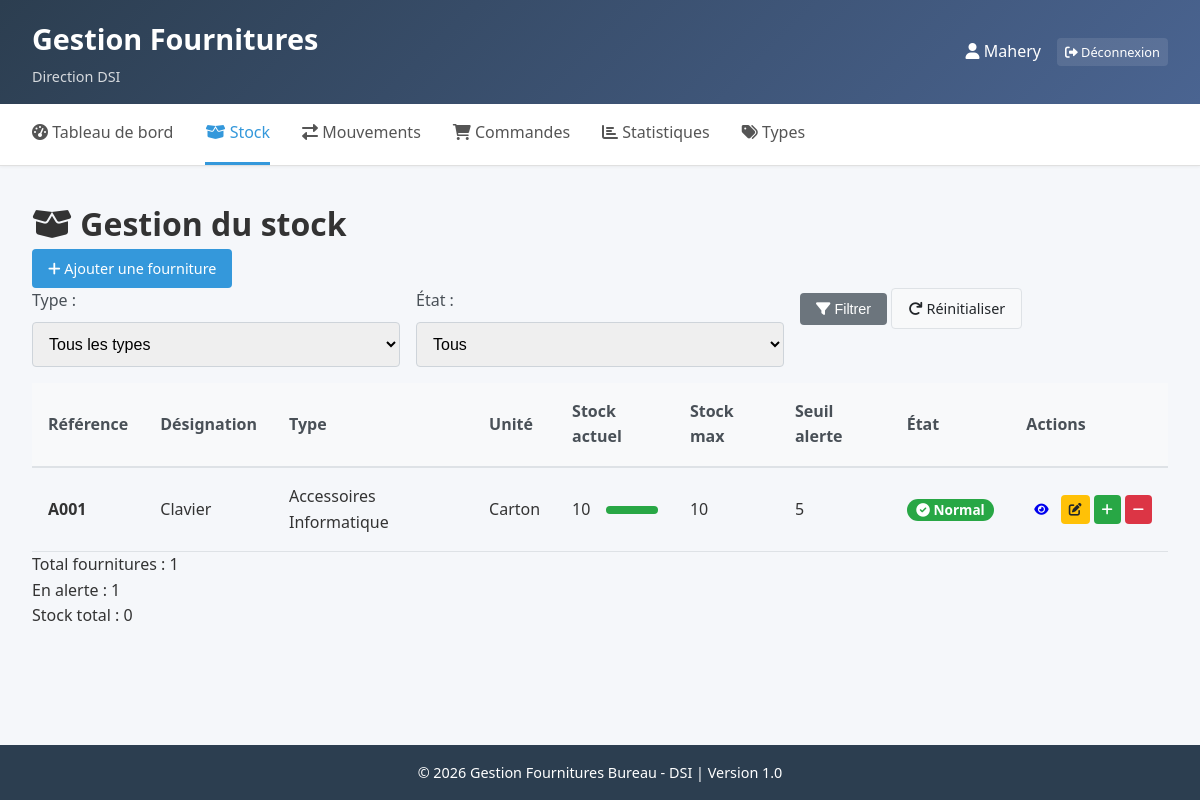
The page /stock/ (signed in) on the database its author committed.
### fournitures/models.py (models this page shows, shortened)
class Fourniture(models.Model):
    UNITE_CHOICES = [
        ('UNITE', 'Unité'),
        ('CARTON', 'Carton'),
        ('BOITE', 'Boîte'),
        ('LOT', 'Lot'),
        ('PAQUET', 'Paquet'),
    ]
    type = models.ForeignKey(TypeFourniture, on_delete=models.CASCADE, related_name='fournitures')
    reference = models.CharField(max_length=20, unique=True, verbose_name="Référence")
    designation = models.CharField(max_length=200, verbose_name="Désignation")
    unite = models.CharField(max_length=20, choices=UNITE_CHOICES, default='UNITE', verbose_name="Unité")
    stock = models.IntegerField(default=0, verbose_name="Stock actuel")
    stock_max = models.IntegerField(default=10, verbose_name="Stock maximum")
    seuil_alerte = models.IntegerField(default=5, verbose_name="Seuil d'alerte")
    date_creation = models.DateTimeField(auto_now_add=True)
    def en_alerte(self):
        return self.stock <= self.seuil_alerte
    def pourcentage_stock(self):
        if self.stock_max > 0:
            return (self.stock / self.stock_max) * 100
        return 0
    class Meta:
        verbose_name = "Fourniture"
        verbose_name_plural = "Fournitures"
        ordering = ['type', 'reference']

class TypeFourniture(models.Model):
    nom = models.CharField(max_length=100, unique=True)
    class Meta:
        verbose_name = "Type de fourniture"
        verbose_name_plural = "Types de fourniture"

### fournitures/views.py (the view)
# urls.py: path('stock/', views.liste_stock, name='liste_stock'),
@login_required
def liste_stock(request):
    fournitures = Fourniture.objects.all().order_by('type', 'reference')
    type_filter = request.GET.get('type')
    alerte_filter = request.GET.get('alerte')
    if type_filter:
        fournitures = fournitures.filter(type_id=type_filter)
    if alerte_filter == 'oui':
        fournitures = fournitures.filter(stock__lte=F('seuil_alerte'))  # CHANGER ici
    types = TypeFourniture.objects.all()
    context = {
        'fournitures': fournitures,
        'types': types,
        'type_filter': type_filter,
        'alerte_filter': alerte_filter,
    }
    return render(request, 'fournitures/liste_stock.html', context)

### fournitures/templates/fournitures/liste_stock.html (shortened to what this page needs)
{% extends 'fournitures/base.html' %}
{% block content %}
<div class="stock-page">
    <div class="page-header">
        <h1><i class="fas fa-box-open"></i> Gestion du stock</h1>
        <div class="header-actions">
            <a href="{% url 'ajouter_fourniture' %}" class="btn btn-primary">
                <i class="fas fa-plus"></i> Ajouter une fourniture
            </a>
        </div>
    </div>
    <div class="filters">
        <form method="get" class="filter-form">
            <div class="form-row">
                <div class="form-group">
                    <label for="type">Type :</label>
                    <select name="type" id="type" class="form-control">
                        <option value="">Tous les types</option>
                    </select>
                </div>
                <div class="form-group">
                    <label for="alerte">État :</label>
                    <select name="alerte" id="alerte" class="form-control">
                        <option value="">Tous</option>
                    </select>
                </div>
                <div class="form-group">
                    <button type="submit" class="btn btn-secondary">
                        <i class="fas fa-filter"></i> Filtrer
                    </button>
                    <a href="{% url 'liste_stock' %}" class="btn btn-light">
                        <i class="fas fa-redo"></i> Réinitialiser
                    </a>
                </div>
            </div>
        </form>
    </div>
    <div class="table-responsive">
        <table class="table">
            <thead>
                <tr>
                    <th>Référence</th>
                    <th>Désignation</th>
                    <th>Type</th>
                    <th>Unité</th>
                    <th>Stock actuel</th>
                    <th>Stock max</th>
                    <th>Seuil alerte</th>
                    <th>État</th>
                    <th>Actions</th>
                </tr>
            </thead>
            <tbody>
                {% for fourniture in fournitures %}
                <tr {% if fourniture.en_alerte %}class="alert-row"{% endif %}>
                    <td><strong>{{ fourniture.reference }}</strong></td>
                    <td>{{ fourniture.designation }}</td>
                    <td>{{ fourniture.type.nom }}</td>
                    <td>{{ fourniture.get_unite_display }}</td>
                    <td>
                        <div class="stock-bar">
                            <span class="stock-value">{{ fourniture.stock }}</span>
                            <div class="bar-container">
                                <div class="bar" style="width: {{ fourniture.pourcentage_stock }}%;
                                    {% if fourniture.en_alerte %}background-color: #dc3545;{% endif %}"></div>
                            </div>
                        </div>
                    </td>
                    <td>{{ fourniture.stock_max }}</td>
                    <td>{{ fourniture.seuil_alerte }}</td>
                    <td>
                        {% if fourniture.en_alerte %}
                        <span class="badge badge-danger">
                            <i class="fas fa-exclamation-triangle"></i> Alerte
                        </span>
                        {% else %}
                        <span class="badge badge-success">
                            <i class="fas fa-check-circle"></i> Normal
                        </span>
                        {% endif %}
                    </td>
                    <td>
                        <div class="btn-group">
                            <a href="{% url 'detail_fourniture' fourniture.id %}" class="btn btn-sm btn-info">
                                <i class="fas fa-eye"></i>
                            </a>
                            <a href="{% url 'modifier_fourniture' fourniture.id %}" class="btn btn-sm btn-warning">
                                <i class="fas fa-edit"></i>
                            </a>
                            <a href="{% url 'mouvement' %}" class="btn btn-sm btn-success">
                                <i class="fas fa-plus"></i>
                            </a>
                            <a href="{% url 'mouvement' %}" class="btn btn-sm btn-danger">
                                <i class="fas fa-minus"></i>
                            </a>
                        </div>
                    </td>
                </tr>
                {% endfor %}
            </tbody>
        </table>
    </div>
    <div class="stats-summary">
        <div class="stat-item">
            <span class="stat-label">Total fournitures :</span>
            <span class="stat-value">{{ fournitures.count }}</span>
        </div>
        <div class="stat-item">
            <span class="stat-label">En alerte :</span>
            <span class="stat-value text-danger">
                {{ fournitures|length|add:"0" }}
            </span>
        </div>
        <div class="stat-item">
            <span class="stat-label">Stock total :</span>
            <span class="stat-value">
                {% with total=0 %}
                {% for f in fournitures %}{% widthratio f.stock 1 1 as val %}{% endfor %}
                {{ total }}
                {% endwith %}
            </span>
        </div>
    </div>
</div>
{% endblock %}

### fournitures/templates/fournitures/base.html (shortened to what this page needs)
{% load static %}
<!DOCTYPE html>
<html lang="fr">
<head>
    <link rel="stylesheet" href="{% static 'css/style.css' %}">
    <link rel="stylesheet" href="https://cdnjs.cloudflare.com/ajax/libs/font-awesome/6.0.0/css/all.min.css">
</head>
<body>
    <div class="container">
        <header class="header">
            <div class="logo">
                <div class="logo-text">
                    <h1>Gestion Fournitures</h1>
                    <p class="subtitle">Direction DSI</p>
                </div>
            </div>
            <div class="user-info">
                <span><i class="fas fa-user"></i> {{ user.username }}</span>
                <a href="{% url 'logout' %}" class="btn btn-sm btn-logout">
                    <i class="fas fa-sign-out-alt"></i> Déconnexion
                </a>
            </div>
        </header>
        <nav class="navbar">
            <a href="{% url 'dashboard' %}" {% if request.path == '/' %}class="active"{% endif %}>
                <i class="fas fa-tachometer-alt"></i> Tableau de bord
            </a>
            <a href="{% url 'liste_stock' %}" {% if 'stock' in request.path %}class="active"{% endif %}>
                <i class="fas fa-box-open"></i> Stock
            </a>
            <a href="{% url 'mouvement' %}" {% if 'mouvement' in request.path %}class="active"{% endif %}>
                <i class="fas fa-exchange-alt"></i> Mouvements
            </a>
            <a href="{% url 'commande' %}" {% if 'commande' in request.path %}class="active"{% endif %}>
                <i class="fas fa-shopping-cart"></i> Commandes
            </a>
            <a href="{% url 'statistiques' %}" {% if 'statistiques' in request.path %}class="active"{% endif %}>
                <i class="fas fa-chart-bar"></i> Statistiques
            </a>
            <a href="{% url 'gestion_types' %}" {% if 'types' in request.path %}class="active"{% endif %}>
                <i class="fas fa-tags"></i> Types
            </a>
        </nav>
        <main class="main-content">
            {% block content %}
            {% endblock %}
        </main>
        <footer class="footer">
            <p>© 2026 Gestion Fournitures Bureau - DSI | Version 1.0</p>
        </footer>
    </div>
</body>
</html>

### fournitures/static/css/style.css (style rules this page uses)
* { margin: 0; padding: 0; box-sizing: border-box; }
body { font-family: 'Segoe UI', Tahoma, Geneva, Verdana, sans-serif; background-color: #f5f7fa; color: #333; line-height: 1.6; }
.container { min-height: 100vh; display: flex; flex-direction: column; }
.header { background: linear-gradient(135deg, #2c3e50, #4a6491); color: white; padding: 1rem 2rem; display: flex; justify-content: space-between; align-items: center; box-shadow: 0 2px 10px rgba(0,0,0,0.1); }
.logo h1 { font-size: 1.8rem; margin-bottom: 0.2rem; }
.logo .subtitle { font-size: 0.9rem; opacity: 0.8; }
.user-info { display: flex; align-items: center; gap: 1rem; }
.user-info span { font-weight: 500; }
.btn-logout { background-color: rgba(255,255,255,0.1); color: white; border: 1px solid rgba(255,255,255,0.3); padding: 0.3rem 0.8rem; border-radius: 4px; text-decoration: none; transition: background-color 0.3s; }
.navbar { background-color: white; border-bottom: 1px solid #e0e0e0; padding: 0 2rem; display: flex; gap: 2rem; box-shadow: 0 1px 3px rgba(0,0,0,0.05); }
.navbar a { padding: 1rem 0; text-decoration: none; color: #555; font-weight: 500; border-bottom: 3px solid transparent; transition: all 0.3s; }
.navbar a.active { color: #3498db; border-bottom-color: #3498db; }
.main-content { flex: 1; padding: 2rem; max-width: 1400px; margin: 0 auto; width: 100%; }
.table-responsive { overflow-x: auto; }
.table { width: 100%; border-collapse: collapse; }
.table th { background-color: #f8f9fa; padding: 1rem; text-align: left; font-weight: 600; color: #495057; border-bottom: 2px solid #dee2e6; }
.table td { padding: 1rem; border-bottom: 1px solid #dee2e6; }
.badge { display: inline-block; padding: 0.25rem 0.6rem; font-size: 0.85rem; font-weight: 600; line-height: 1; text-align: center; white-space: nowrap; vertical-align: baseline; border-radius: 10rem; }
.badge-success { background-color: #28a745; color: white; }
.btn { display: inline-block; padding: 0.5rem 1rem; border: none; border-radius: 4px; font-weight: 500; text-decoration: none; cursor: pointer; transition: all 0.3s; font-size: 0.9rem; }
.btn-sm { padding: 0.25rem 0.5rem; font-size: 0.8rem; }
.btn-primary { background-color: #3498db; color: white; }
.btn-secondary { background-color: #6c757d; color: white; }
.btn-success { background-color: #28a745; color: white; }
.btn-danger { background-color: #dc3545; color: white; }
.btn-warning { background-color: #ffc107; color: #212529; }
.btn-light { background-color: #f8f9fa; color: #212529; border: 1px solid #dee2e6; }
.btn-group { display: flex; gap: 0.25rem; }
.form-group { margin-bottom: 1.5rem; }
.form-group label { display: block; margin-bottom: 0.5rem; font-weight: 500; color: #495057; }
.form-control { width: 100%; padding: 0.75rem; border: 1px solid #ced4da; border-radius: 4px; font-size: 1rem; transition: border-color 0.3s; }
.form-row { display: flex; gap: 1rem; margin-bottom: 1rem; }
.form-row .form-group { flex: 1; margin-bottom: 0; }
.stock-bar { display: flex; align-items: center; gap: 1rem; }
.bar-container { flex: 1; height: 8px; background-color: #e9ecef; border-radius: 4px; overflow: hidden; }
.bar { height: 100%; background-color: #28a745; transition: width 0.3s; }
.footer { background-color: #2c3e50; color: white; text-align: center; padding: 1rem; margin-top: 2rem; font-size: 0.9rem; }

### rows shown on the page
Fourniture: reference "A001", designation "Clavier", type.nom "Accessoires Informatique", unite "Carton", stock "10", stock_max "10", seuil_alerte "5", shows "Normal"

### other values the page prints
{{ user.username }} "Mahery"
{{ fournitures.count }} "1"
{{ fournitures|length|add:"0" }} "1"
{{ total }} "0"
